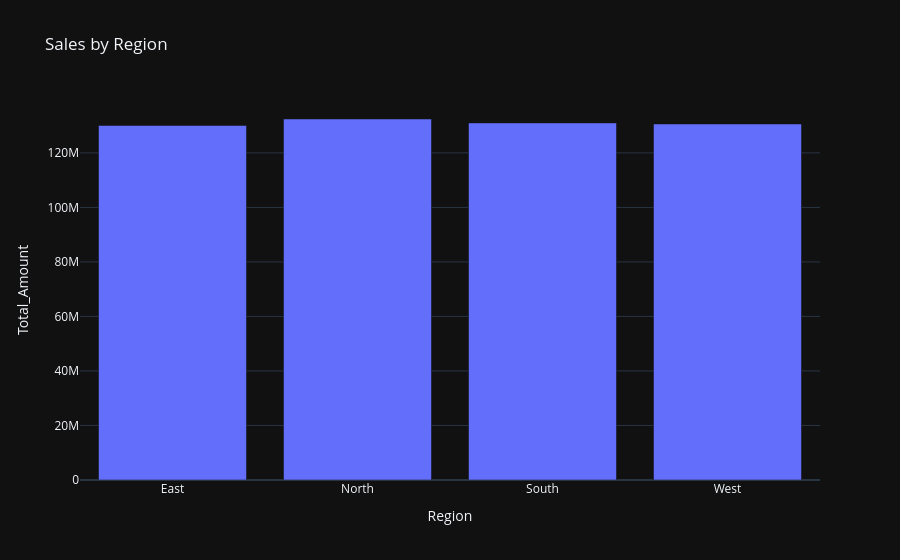

The code cell stored with this chart in its notebook:
### Code cell
# ==========================================================
# 2. Sales by Region
# ==========================================================
region_sales = df.groupby('Region')['Total_Amount'].sum().reset_index()

fig2 = px.bar(
    region_sales,
    x='Region',
    y='Total_Amount',
    title='Sales by Region'
)
fig2.show()

### Figure 1 — Plotly figure (JSON) as saved in the notebook; plotly's stock layout.template omitted (floating-point values rounded to 4 significant figures)
{"data": [{"hovertemplate": "Region=%{x}<br>Total_Amount=%{y}<extra></extra>", "legendgroup": "", "marker": {"color": "#636efa", "pattern": {"shape": ""}}, "name": "", "orientation": "v", "showlegend": false, "textposition": "auto", "x": ["East", "North", "South", "West"], "xaxis": "x", "y": [130000000.0, 132400000.0, 131000000.0, 130600000.0], "yaxis": "y", "type": "bar"}], "layout": {"xaxis": {"anchor": "y", "domain": [0.0, 1.0], "title": {"text": "Region"}}, "yaxis": {"anchor": "x", "domain": [0.0, 1.0], "title": {"text": "Total_Amount"}}, "legend": {"tracegroupgap": 0}, "title": {"text": "Sales by Region"}, "barmode": "relative"}}
